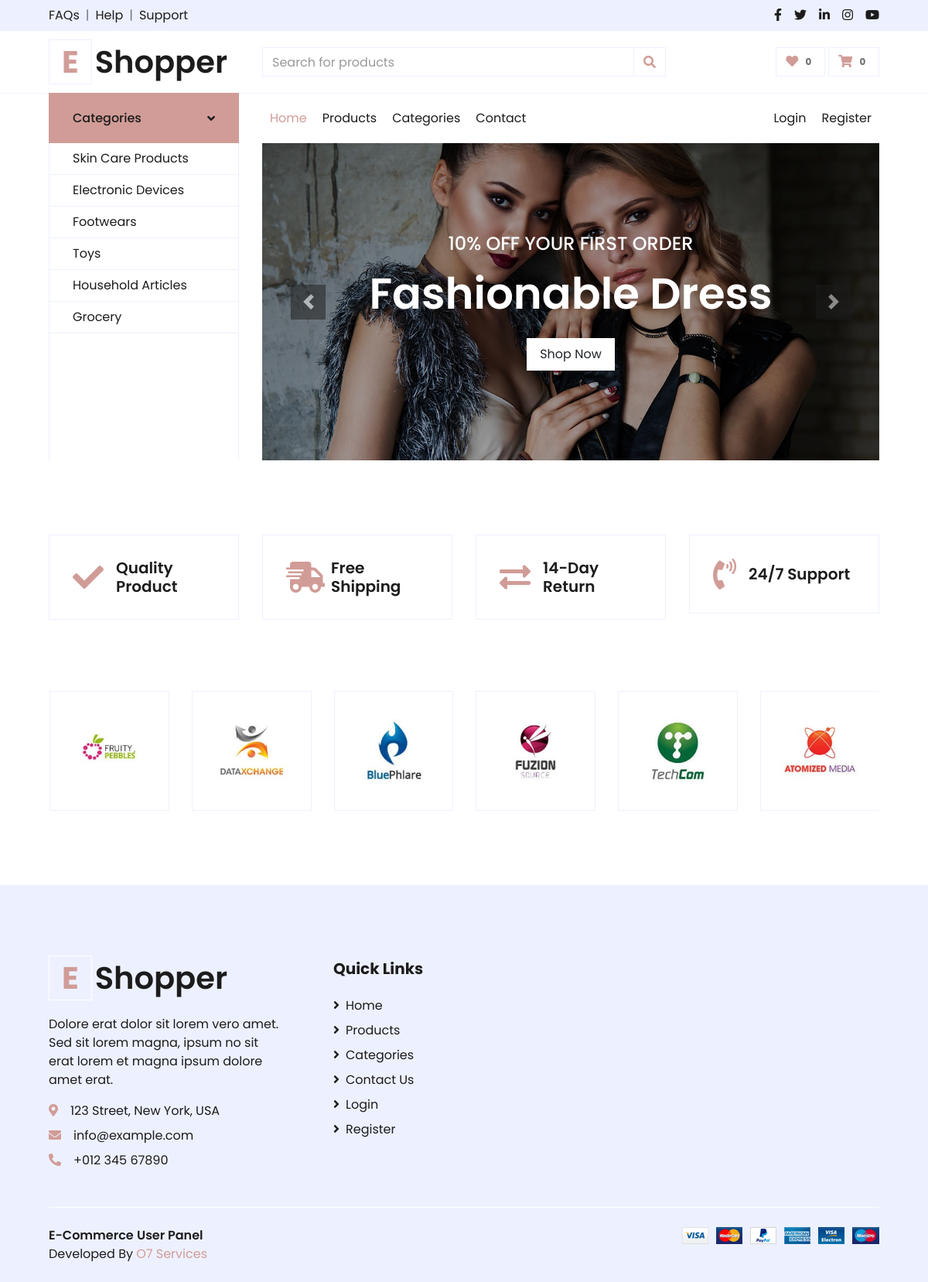
Screenshot of /Userside/index with the database file from the repository.
### Adminside/models.py (models this page shows, shortened)
class Category(models.Model):
    category_name = models.CharField(max_length=255)
    category_image = models.ImageField(upload_to="categories", default="")

### Userside/views.py (the view)
# urls.py: path("index",views.index,name="index"),
def index(request):
    categories_data = Category.objects.all()[:6]
    trendy_products = Product.objects.filter(is_teends_or_just_arived=True)[:8]
    just_arrive_products = Product.objects.filter(is_teends_or_just_arived=False)[:8]
    return render(request,"Userside/index.html",{"categories_data":categories_data,"trendy_products":trendy_products,"just_arrive_products":just_arrive_products})

### Userside/templates/Userside/index.html (shortened to what this page needs)
<!DOCTYPE html>
{% load static %}
<html lang="en">
   <head>
      <link href="https://cdnjs.cloudflare.com/ajax/libs/font-awesome/5.10.0/css/all.min.css" rel="stylesheet">
      <link href="{% static 'Userside/lib/owlcarousel/assets/owl.carousel.min.css' %}" rel="stylesheet">
      <link href="{% static 'Userside/css/style.css' %}" rel="stylesheet">
   </head>
   <body>
      <div class="container-fluid">
         <div class="row bg-secondary py-2 px-xl-5">
            <div class="col-lg-6 d-none d-lg-block">
               <div class="d-inline-flex align-items-center">
                  <a class="text-dark" href="">FAQs</a>
                  <span class="text-muted px-2">|</span>
                  <a class="text-dark" href="">Help</a>
                  <span class="text-muted px-2">|</span>
                  <a class="text-dark" href="">Support</a>
               </div>
            </div>
            <div class="col-lg-6 text-center text-lg-right">
               <div class="d-inline-flex align-items-center">
                  <a class="text-dark px-2" href="">
                  <i class="fab fa-facebook-f"></i>
                  </a>
                  <a class="text-dark px-2" href="">
                  <i class="fab fa-twitter"></i>
                  </a>
                  <a class="text-dark px-2" href="">
                  <i class="fab fa-linkedin-in"></i>
                  </a>
                  <a class="text-dark px-2" href="">
                  <i class="fab fa-instagram"></i>
                  </a>
                  <a class="text-dark pl-2" href="">
                  <i class="fab fa-youtube"></i>
                  </a>
               </div>
            </div>
         </div>
         <div class="row align-items-center py-3 px-xl-5">
            <div class="col-lg-3 d-none d-lg-block">
               <a href="" class="text-decoration-none">
                  <h1 class="m-0 display-5 font-weight-semi-bold"><span class="text-primary font-weight-bold border px-3 mr-1">E</span>Shopper</h1>
               </a>
            </div>
            <div class="col-lg-6 col-6 text-left">
               <form action="">
                  <div class="input-group">
                     <input type="text" class="form-control" placeholder="Search for products">
                     <div class="input-group-append">
                        <span class="input-group-text bg-transparent text-primary">
                        <i class="fa fa-search"></i>
                        </span>
                     </div>
                  </div>
               </form>
            </div>
            <div class="col-lg-3 col-6 text-right">
               <a href="" class="btn border">
               <i class="fas fa-heart text-primary"></i>
               <span class="badge">0</span>
               </a>
               <a href="" class="btn border">
               <i class="fas fa-shopping-cart text-primary"></i>
               <span class="badge">0</span>
               </a>
            </div>
         </div>
      </div>
      <div class="container-fluid mb-5">
         <div class="row border-top px-xl-5">
            <div class="col-lg-3 d-none d-lg-block">
               <a class="btn shadow-none d-flex align-items-center justify-content-between bg-primary text-white w-100" data-toggle="collapse" href="#navbar-vertical" style="height: 65px; margin-top: -1px; padding: 0 30px;">
                  <h6 class="m-0">Categories</h6>
                  <i class="fa fa-angle-down text-dark"></i>
               </a>
               <nav class="collapse show navbar navbar-vertical navbar-light align-items-start p-0 border border-top-0 border-bottom-0" id="navbar-vertical">
                  <div class="navbar-nav w-100 overflow-hidden" style="height: 410px">
                     {% for i in categories_data %}
                     <a href="{% url 'category-based-products' i.id %}" class="nav-item nav-link">{{i.category_name}}</a>
                     {% endfor %}
                  </div>
               </nav>
            </div>
            <div class="col-lg-9">
               <nav class="navbar navbar-expand-lg bg-light navbar-light py-3 py-lg-0 px-0">
                  <div class="collapse navbar-collapse justify-content-between" id="navbarCollapse">
                    {% if request.user.is_authenticated %}
                     <div class="navbar-nav mr-auto py-0">
                        <a href="{% url 'user-dashboard' %}" class="nav-item nav-link active">Home</a>
                        <a href="{% url 'all-products' %}" class="nav-item nav-link">Products</a>
                        <a href="{% url 'all-categories' %}" class="nav-item nav-link">Categories</a>
                        <div class="nav-item dropdown">
                           <a href="#" class="nav-link dropdown-toggle" data-toggle="dropdown">Account</a>
                           <div class="dropdown-menu rounded-0 m-0">
                              <a href="cart.html" class="dropdown-item">Shopping Cart</a>
                              <a href="checkout.html" class="dropdown-item">Orders</a>
                           </div>
                        </div>
                        <a href="contact.html" class="nav-item nav-link">Contact Us</a>
                     </div>
                     <div class="navbar-nav ml-auto py-0">
                        <a href="#" class="nav-item nav-link">Welcome {{request.user}}</a>
                        <a href="{% url 'user-logout' %}" class="nav-item nav-link">Logout</a>
                     </div>
                     {% else %}
                     <div class="navbar-nav mr-auto py-0">
                        <a href="{% url 'user-dashboard' %}" class="nav-item nav-link active">Home</a>
                        <a href="{% url 'all-products' %}" class="nav-item nav-link">Products</a>
                        <a href="{% url 'all-categories' %}" class="nav-item nav-link">Categories</a>
                        <a href="contact.html" class="nav-item nav-link">Contact</a>
                     </div>
                     <div class="navbar-nav ml-auto py-0">
                        <a href="{% url 'user-login' %}" class="nav-item nav-link">Login</a>
                        <a href="{% url 'user-register' %}" class="nav-item nav-link">Register</a>
                     </div>
                     {% endif %}
                  </div>
               </nav>
               <div id="header-carousel" class="carousel slide" data-ride="carousel">
                  <div class="carousel-inner">
                     <div class="carousel-item active" style="height: 410px;">
                        <img class="img-fluid" src="{% static 'Userside/img/carousel-1.jpg' %}" alt="Image">
                        <div class="carousel-caption d-flex flex-column align-items-center justify-content-center">
                           <div class="p-3" style="max-width: 700px;">
                              <h4 class="text-light text-uppercase font-weight-medium mb-3">10% Off Your First Order</h4>
                              <h3 class="display-4 text-white font-weight-semi-bold mb-4">Fashionable Dress</h3>
                              <a href="" class="btn btn-light py-2 px-3">Shop Now</a>
                           </div>
                        </div>
                     </div>
                  </div>
                  <a class="carousel-control-prev" href="#header-carousel" data-slide="prev">
                     <div class="btn btn-dark" style="width: 45px; height: 45px;">
                        <span class="carousel-control-prev-icon mb-n2"></span>
                     </div>
                  </a>
                  <a class="carousel-control-next" href="#header-carousel" data-slide="next">
                     <div class="btn btn-dark" style="width: 45px; height: 45px;">
                        <span class="carousel-control-next-icon mb-n2"></span>
                     </div>
                  </a>
               </div>
            </div>
         </div>
      </div>
      <div class="container-fluid pt-5">
         <div class="row px-xl-5 pb-3">
            <div class="col-lg-3 col-md-6 col-sm-12 pb-1">
               <div class="d-flex align-items-center border mb-4" style="padding: 30px;">
                  <h1 class="fa fa-check text-primary m-0 mr-3"></h1>
                  <h5 class="font-weight-semi-bold m-0">Quality Product</h5>
               </div>
            </div>
            <div class="col-lg-3 col-md-6 col-sm-12 pb-1">
               <div class="d-flex align-items-center border mb-4" style="padding: 30px;">
                  <h1 class="fa fa-shipping-fast text-primary m-0 mr-2"></h1>
                  <h5 class="font-weight-semi-bold m-0">Free Shipping</h5>
               </div>
            </div>
            <div class="col-lg-3 col-md-6 col-sm-12 pb-1">
               <div class="d-flex align-items-center border mb-4" style="padding: 30px;">
                  <h1 class="fas fa-exchange-alt text-primary m-0 mr-3"></h1>
                  <h5 class="font-weight-semi-bold m-0">14-Day Return</h5>
               </div>
            </div>
            <div class="col-lg-3 col-md-6 col-sm-12 pb-1">
               <div class="d-flex align-items-center border mb-4" style="padding: 30px;">
                  <h1 class="fa fa-phone-volume text-primary m-0 mr-3"></h1>
                  <h5 class="font-weight-semi-bold m-0">24/7 Support</h5>
               </div>
            </div>
         </div>
      </div>
      <div class="container-fluid py-5">
         <div class="row px-xl-5">
            <div class="col">
               <div class="owl-carousel vendor-carousel">
                  <div class="vendor-item border p-4">
                     <img src="{% static 'Userside/img/vendor-1.jpg' %}" alt="">
                  </div>
                  <div class="vendor-item border p-4">
                     <img src="{% static 'Userside/img/vendor-2.jpg' %}" alt="">
                  </div>
                  <div class="vendor-item border p-4">
                     <img src="{% static 'Userside/img/vendor-3.jpg' %}" alt="">
                  </div>
                  <div class="vendor-item border p-4">
                     <img src="{% static 'Userside/img/vendor-4.jpg' %}" alt="">
                  </div>
                  <div class="vendor-item border p-4">
                     <img src="{% static 'Userside/img/vendor-5.jpg' %}" alt="">
                  </div>
                  <div class="vendor-item border p-4">
                     <img src="{% static 'Userside/img/vendor-6.jpg' %}" alt="">
                  </div>
               </div>
            </div>
         </div>
      </div>
      <div class="container-fluid bg-secondary text-dark mt-5 pt-5">
         <div class="row px-xl-5 pt-5">
            <div class="col-lg-4 col-md-12 mb-5 pr-3 pr-xl-5">
               <a href="" class="text-decoration-none">
                  <h1 class="mb-4 display-5 font-weight-semi-bold"><span class="text-primary font-weight-bold border border-white px-3 mr-1">E</span>Shopper</h1>
               </a>
               <p>Dolore erat dolor sit lorem vero amet. Sed sit lorem magna, ipsum no sit erat lorem et magna ipsum dolore amet erat.</p>
               <p class="mb-2"><i class="fa fa-map-marker-alt text-primary mr-3"></i>123 Street, New York, USA</p>
               <p class="mb-2"><i class="fa fa-envelope text-primary mr-3"></i>info@example.com</p>
               <p class="mb-0"><i class="fa fa-phone-alt text-primary mr-3"></i>+012 345 67890</p>
            </div>
            <div class="col-lg-8 col-md-12">
               <div class="row">
                  <div class="col-md-5 mb-5">
                     <h5 class="font-weight-bold text-dark mb-4">Quick Links</h5>
                     <div class="d-flex flex-column justify-content-start">
                        {% if request.user.is_authenticated %}
                        <a class="text-dark mb-2" href="index.html"><i class="fa fa-angle-right mr-2"></i>Home</a>
                        <a class="text-dark mb-2" href="shop.html"><i class="fa fa-angle-right mr-2"></i>Products</a>
                        <a class="text-dark mb-2" href="detail.html"><i class="fa fa-angle-right mr-2"></i>Categories</a>
                        <a class="text-dark mb-2" href="cart.html"><i class="fa fa-angle-right mr-2"></i>Shopping Cart</a>
                        <a class="text-dark mb-2" href="checkout.html"><i class="fa fa-angle-right mr-2"></i>Orders</a>
                        <a class="text-dark" href="contact.html"><i class="fa fa-angle-right mr-2"></i>Contact Us</a>
                        <a class="text-dark" href="{% url 'user-logout' %}"><i class="fa fa-angle-right mr-2"></i>Logout</a>
                        {% else %}
                        <a class="text-dark mb-2" href="{% url 'user-dashboard' %}"><i class="fa fa-angle-right mr-2"></i>Home</a>
                        <a class="text-dark mb-2" href="index.html"><i class="fa fa-angle-right mr-2"></i>Products</a>
                        <a class="text-dark mb-2" href="index.html"><i class="fa fa-angle-right mr-2"></i>Categories</a>
                        <a class="text-dark mb-2" href="index.html"><i class="fa fa-angle-right mr-2"></i>Contact Us</a>
                        <a class="text-dark mb-2" href="{% url 'user-login' %}"><i class="fa fa-angle-right mr-2"></i>Login</a>
                        <a class="text-dark mb-2" href="{% url 'user-register' %}"><i class="fa fa-angle-right mr-2"></i>Register</a>
                        {% endif %}
                     </div>
                  </div>
               </div>
            </div>
         </div>
         <div class="row border-top border-light mx-xl-5 py-4">
            <div class="col-md-6 px-xl-0">
               <p class="mb-md-0 text-center text-md-left text-dark">
                  <a class="text-dark font-weight-semi-bold" href="#">E-Commerce</a>
                  <a class="text-dark font-weight-semi-bold" href="#">User Panel</a><br>
                  Developed By <a href="https://o7services.com" target="_blank">O7 Services</a>
               </p>
            </div>
            <div class="col-md-6 px-xl-0 text-center text-md-right">
               <img class="img-fluid" src="{% static 'Userside/img/payments.png' %}" alt="">
            </div>
         </div>
      </div>
   </body>
</html>

### rows the page displays
Category: category_name "Skin Care Products"
Category: category_name "Electronic Devices"
Category: category_name "Footwears"
Category: category_name "Toys"
Category: category_name "Household Articles"
Category: category_name "Grocery"
